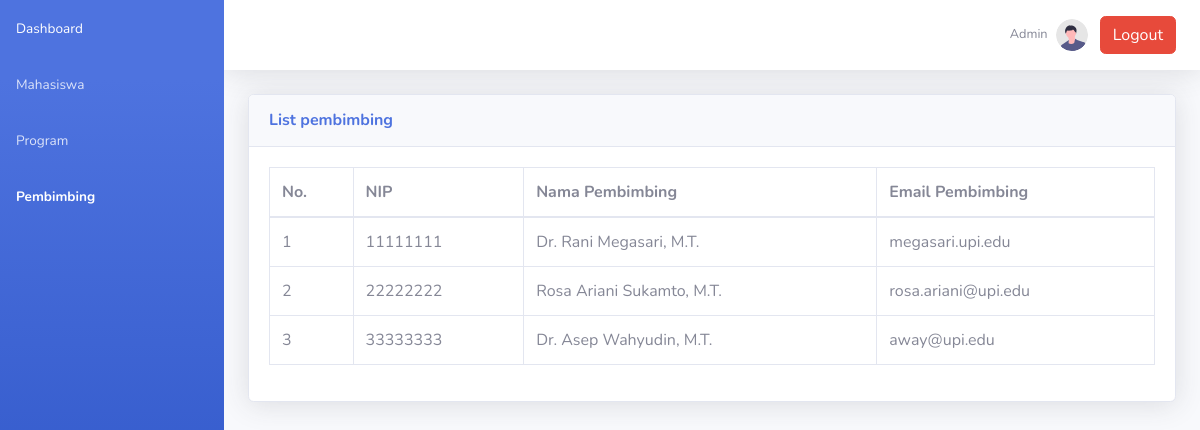
The page /listpembimbing.php on the database as committed earlier.
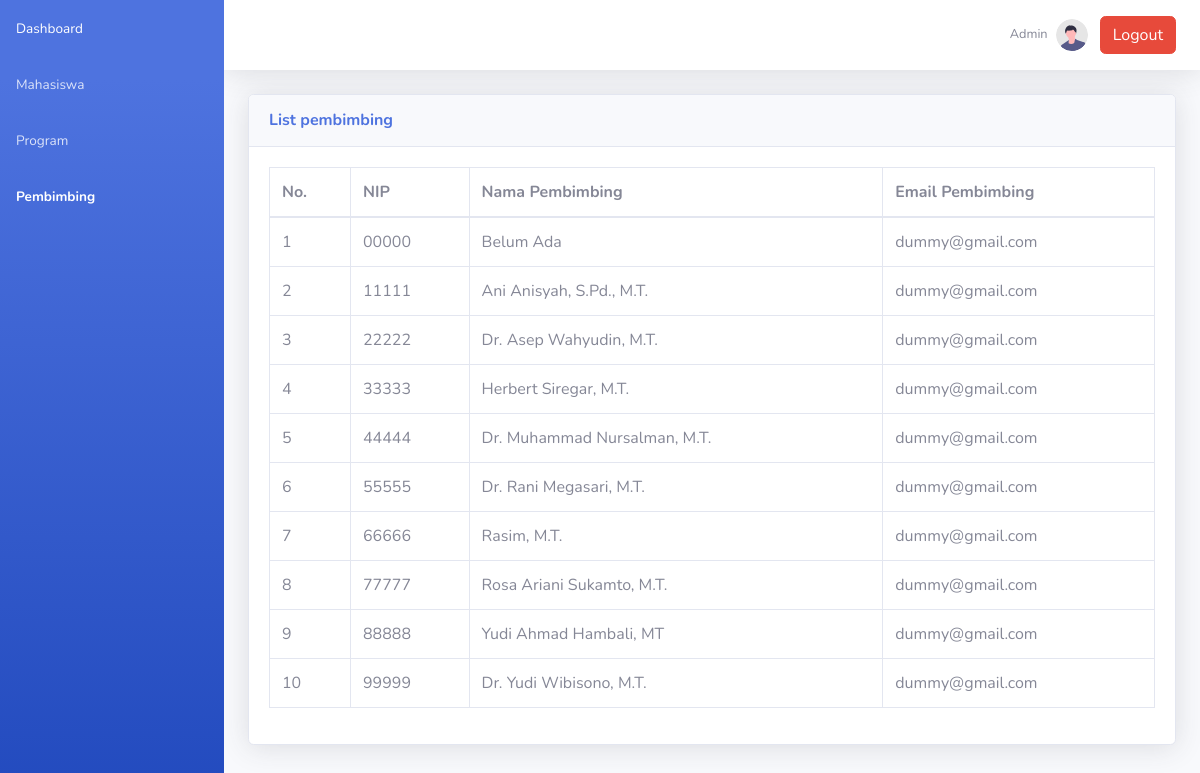
The same page on the database as committed later.
### tables this page shows
CREATE TABLE `tpembimbing` (
  `nip` varchar(20) NOT NULL,
  `nama_pembimbing` varchar(50) NOT NULL,
  `email_pembimbing` varchar(50) NOT NULL
);

### listpembimbing.php (the view, shortened to what this page needs)
<!DOCTYPE html>
<html lang="en">
<head>
    <link href="vendor/fontawesome-free/css/all.min.css" rel="stylesheet" type="text/css">
    <link href="css/sb-admin-2.min.css" rel="stylesheet">
</head>
<body id="page-top">
    <div id="wrapper">
        <ul class="navbar-nav bg-gradient-primary sidebar sidebar-dark accordion" id="accordionSidebar">
            <li class="nav-item">
                <a class="nav-link" href="admin.php">
                    <span>Dashboard</span></a>
            </li>
            <li class="nav-item">
                <a class="nav-link" href="listmahasiswa.php">
                    <span>Mahasiswa</span></a>
            </li>
            <li class="nav-item">
                <a class="nav-link" href="listprogram.php">
                    <span>Program</span></a>
            </li>
            <li class="nav-item active">
                <a class="nav-link" href="listpembimbing.php">
                    <span>Pembimbing</span></a>
            </li>
        </ul>
        <div id="content-wrapper" class="d-flex flex-column">
            <div id="content">
                <nav class="navbar navbar-expand navbar-light bg-white topbar mb-4 static-top shadow">
                    <ul class="navbar-nav ml-auto">
                        <li class="nav-item dropdown no-arrow">
                            <a class="nav-link dropdown-toggle" href="index.php" id="userDropdown" role="button"
                                data-toggle="dropdown" aria-haspopup="true" aria-expanded="false">
                                <span class="mr-2 d-none d-lg-inline text-gray-600 small">Admin</span>
                                <img class="img-profile rounded-circle"
                                    src="img/undraw_profile.svg">
                            </a>
                        </li>
                        <li class="nav-item align-self-center">
                            <a href='logout.php' class='btn btn-danger mr-2'>Logout</a>
                        </li>
                    </ul>
                </nav>
                <div class="container-fluid">
                    <div class="card shadow mb-4">
                        <div class="card-header py-3">
                            <h6 class="m-0 font-weight-bold text-primary">List pembimbing</h6>
                        </div>
                        <div class="card-body">
                        <?php
                        require_once "config.php";
                        $sql = "SELECT * FROM tpembimbing";
                        if($result = mysqli_query($link, $sql)){
                            if(mysqli_num_rows($result) > 0){
                                echo '<div class="table-responsive">';
                                    echo '<table class="table table-bordered" id="dataTable" width="100%" cellspacing="0">';
                                        echo "<thead>";
                                            echo "<tr>";
                                                echo "<th>No.</th>";
                                                echo "<th>NIP</th>";
                                                echo "<th>Nama Pembimbing</th>";
                                                echo "<th>Email Pembimbing</th>";
                                            echo "</tr>";
                                        echo "</thead>";
                                        echo "<tbody>";
                                        $num = 1;
                                        while($row = mysqli_fetch_array($result)){
                                            echo "<tr>";
                                                echo "<td>" . $num++ . "</td>";
                                                echo "<td>" . $row['nip'] . "</td>";
                                                echo "<td>" . $row['nama_pembimbing'] . "</td>";
                                                echo "<td>" . $row['email_pembimbing'] . "</td>";
                                            echo "</tr>";
                                        }
                                        echo "</tbody>";
                                    echo "</table>";
                                echo '</div>';
                            } else{
                                echo '<div class="alert alert-danger"><em>List kosong</em></div>';
                            }
                        } else{
                            echo "Oops! Something went wrong. Please try again later.";
                        }
                        ?>
                        </div>
                    </div>
                </div>
            </div>
        </div>
    </div>
</body>
</html>

Rows that differ between the two databases and show on the page:
removed tpembimbing: nip "11111111", nama_pembimbing "Dr. Rani Megasari, M.T.", email_pembimbing "megasari.upi.edu"
removed tpembimbing: nip "22222222", nama_pembimbing "Rosa Ariani Sukamto, M.T.", email_pembimbing "rosa.ariani@upi.edu"
removed tpembimbing: nip "33333333", nama_pembimbing "Dr. Asep Wahyudin, M.T.", email_pembimbing "away@upi.edu"
added tpembimbing: nip "00000", nama_pembimbing "Belum Ada", email_pembimbing "dummy@gmail.com"
added tpembimbing: nip "11111", nama_pembimbing "Ani Anisyah, S.Pd., M.T.", email_pembimbing "dummy@gmail.com"
added tpembimbing: nip "22222", nama_pembimbing "Dr. Asep Wahyudin, M.T.", email_pembimbing "dummy@gmail.com"
added tpembimbing: nip "33333", nama_pembimbing "Herbert Siregar, M.T.", email_pembimbing "dummy@gmail.com"
added tpembimbing: nip "44444", nama_pembimbing "Dr. Muhammad Nursalman, M.T.", email_pembimbing "dummy@gmail.com"
added tpembimbing: nip "55555", nama_pembimbing "Dr. Rani Megasari, M.T.", email_pembimbing "dummy@gmail.com"
added tpembimbing: nip "66666", nama_pembimbing "Rasim, M.T.", email_pembimbing "dummy@gmail.com"
added tpembimbing: nip "77777", nama_pembimbing "Rosa Ariani Sukamto, M.T.", email_pembimbing "dummy@gmail.com"
added tpembimbing: nip "88888", nama_pembimbing "Yudi Ahmad Hambali, MT", email_pembimbing "dummy@gmail.com"
added tpembimbing: nip "99999", nama_pembimbing "Dr. Yudi Wibisono, M.T.", email_pembimbing "dummy@gmail.com"
